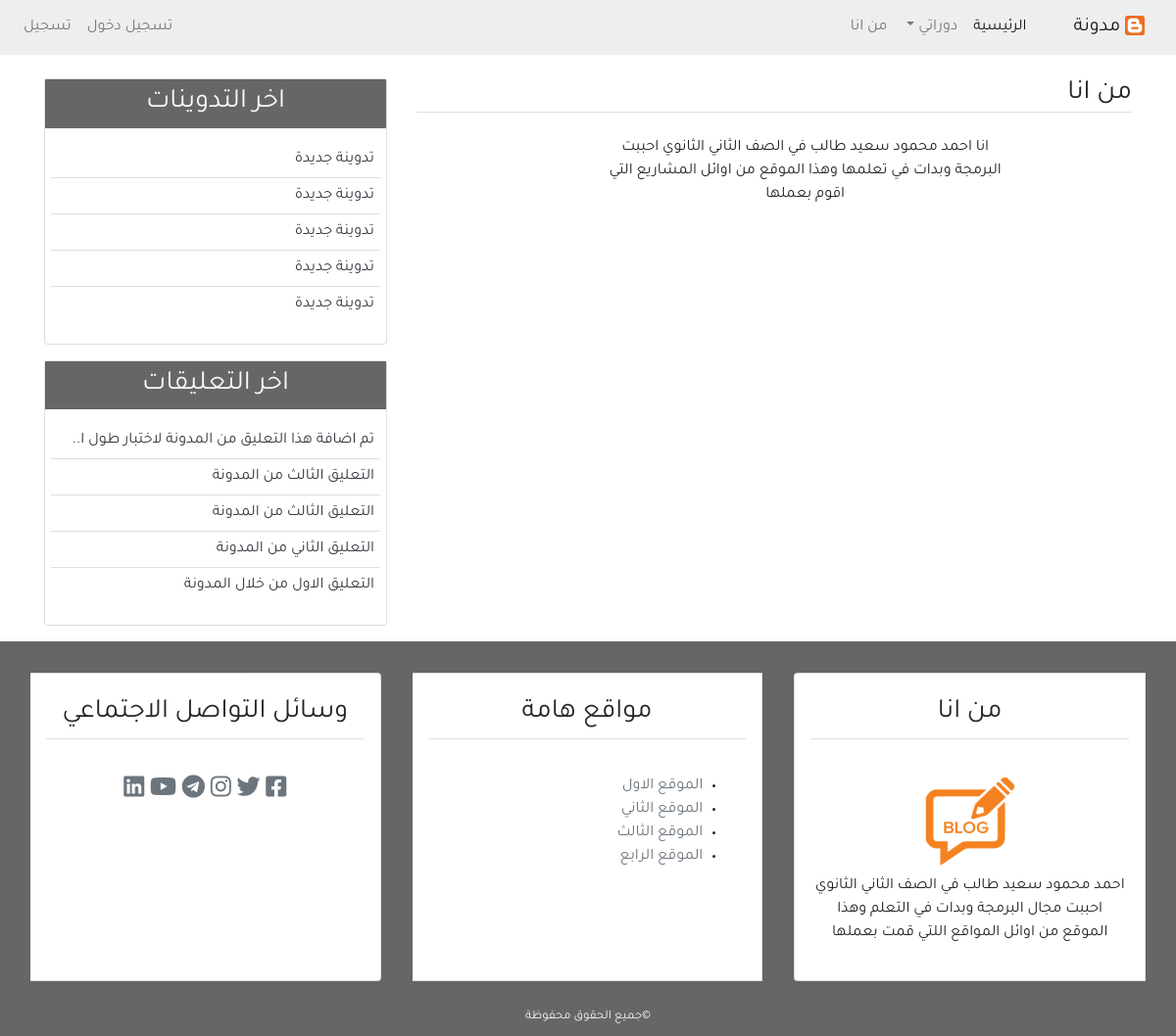
Page /about/ on the earlier database version.
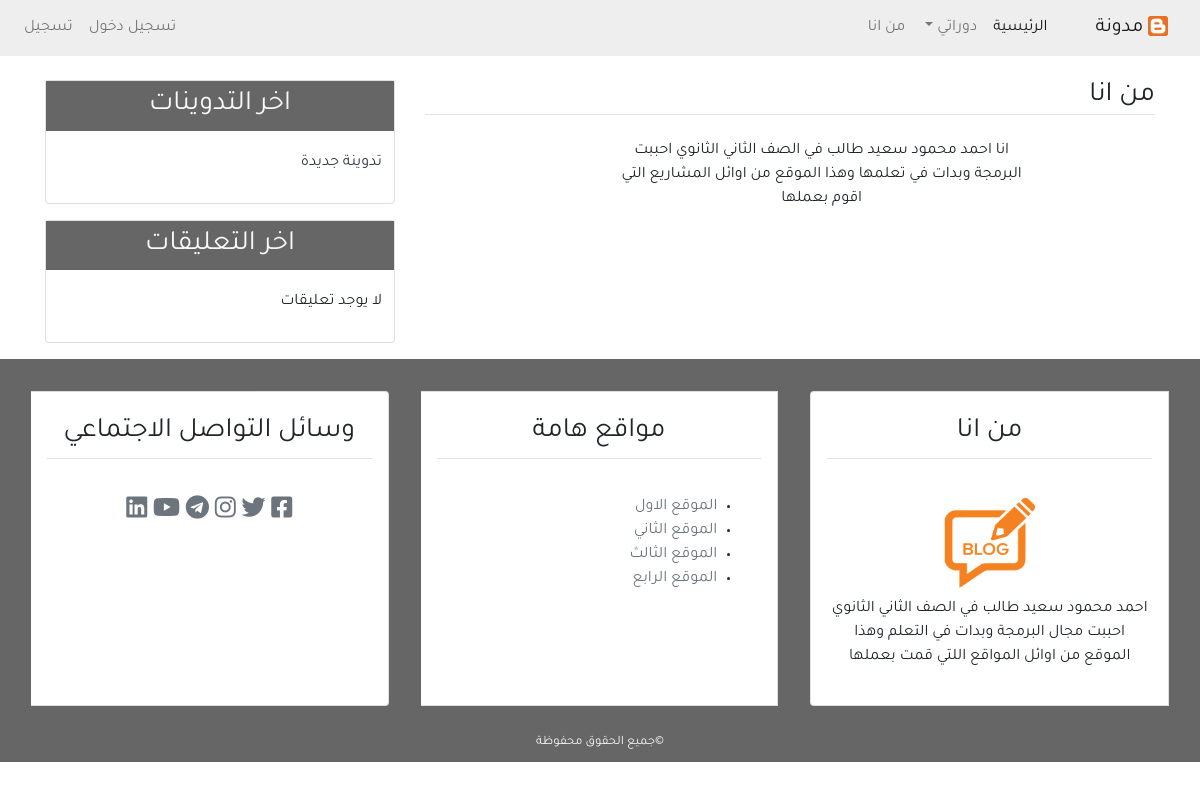
Same page on the later database version.
### blog/models.py (models this page shows, shortened)
class post(models.Model):
    title = models.CharField(max_length=100)
    content = models.TextField()
    post_date = models.DateTimeField(default=timezone.now)
    post_update = models.DateTimeField(auto_now=True)
    author = models.ForeignKey(User, on_delete=models.CASCADE)
    class Meta():
        ordering = ('-post_date',)

class comment(models.Model):
    name = models.CharField(max_length=50, verbose_name='الاسم')
    email = models.EmailField(verbose_name='البريد الالكتروني')
    body = models.TextField(verbose_name='التعليق')
    comment_date = models.DateTimeField(auto_now_add=True)
    active = models.BooleanField(default=False)
    Post = models.ForeignKey(post, on_delete=models.CASCADE, related_name='comments')
    class Meta:
        ordering = ('-comment_date',)

### blog/views.py (the view)
# urls.py: path("about/", views.about, name="about"),
def about(request):
    return render(request, 'blog/about.html', {'title':'من انا'})

### blog/templatetags/post_tag.py (called while the page is built)
@register.inclusion_tag('blog/latest_posts.html')
def latest_posts():
    context ={
        'l_posts':post.objects.all()[0:5]
    }
    return context

@register.inclusion_tag('blog/latest_comments.html')
def latest_comments():
    context={
    'l_comments': comment.objects.filter(active=True)[0:5]
    }
    return context

### blog/templates/blog/about.html
{% extends 'blog/base.html' %}
{% block content %}
<h3 class="border-bottom">من انا</h3>
<div class="row">
<div class="col-md-2">
</div>
<div class="col-md-7 mt-3 text-center">
<p>انا احمد محمود سعيد طالب في الصف الثاني الثانوي احببت البرمجة وبدات في تعلمها وهذا الموقع من اوائل المشاريع التي اقوم بعملها</p>
</div>
<div class="col-md-3">
</div>
</div>
{% endblock content %}

### blog/templates/blog/latest_posts.html
<ul class="list-group-flush latest-post">
    {% for post in l_posts %}
        <li class="list-group-item latest-post-item">
        <a href="{% url 'detail' post.id %}" class="text-dark">{{post.title}}</a>
        </li>
    {% endfor %}
</ul>

### blog/templates/blog/latest_comments.html
<ul class="list-group-flush latest-comment">
    {% for comment in l_comments %}
        <li class="list-group-item latest-comment-item">
        <a href="{% url 'detail' comment.Post.id %}" class="text-dark">
        {%if comment.body|length > 40%}
        {{comment.body|slice:'45'}}..
        {% else %}
        {{comment.body}}
        {% endif %}
        </a>
        </li>
        {% empty %}
        <li class="list-group-item latest-comment-item mb-0">لا يوجد تعليقات</li>
    {% endfor %}
</ul>

Differences in the rows shown:
removed post: title "تدوينة جديدة"
removed post: title "تدوينة جديدة"
removed post: title "تدوينة جديدة"
removed post: title "تدوينة جديدة"
removed comment: body "تم اضافة هذا التعليق من المدونة لاختبار طول ا"
removed comment: body "التعليق الثالث من المدونة"
removed comment: body "التعليق الثالث من المدونة"
removed comment: body "التعليق الثاني من المدونة"
removed comment: body "التعليق الاول من خلال المدونة"
Other differences:
text now shown: "لا يوجد تعليقات"
